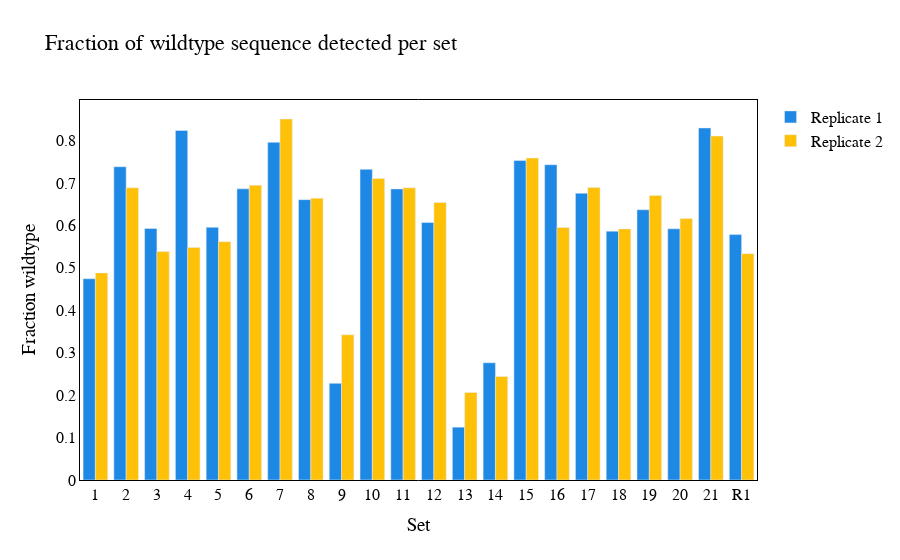

Notebook cell for this chart:
### Code cell
fig = go.Figure(data=[
    go.Bar(name='Replicate 1', x=tot_df[tot_df['replicate']==0]['set'],\
           y=tot_df[tot_df['replicate']==0]['fraction_wt'], marker_color = '#1E88E5'),
    go.Bar(name='Replicate 2', x=total_reads[total_reads['replicate']==1]['set'],\
           y=tot_df[tot_df['replicate']==1]['fraction_wt'], marker_color = '#FFC107')
])
# Change the bar mode
fig.update_xaxes(showline=True, linewidth=1, linecolor='black', mirror=True,
                showgrid=False)
fig.update_yaxes(showline=True, linewidth=1, linecolor='black', mirror=True,
                showgrid=False)
fig.update_layout(barmode='group', xaxis=dict(type='category'),
                title_text='Fraction of wildtype sequence detected per set',
                xaxis_title="Set",
                yaxis_title="Fraction wildtype",
                paper_bgcolor='rgba(255,255,255,100)',
                plot_bgcolor='rgba(255,255,255,100)',
                font=dict(family="Arial",
                                size=16,
                                color="#020202"
                                ))

fig.show()
fig.write_image(fig_folder + "FigS1_wildtype_fraction.pdf")

### Figure 1 — Plotly figure (JSON) as saved in the notebook; plotly's stock layout.template omitted (floating-point values rounded to 4 significant figures)
{"data": [{"marker": {"color": "#1E88E5"}, "name": "Replicate 1", "type": "bar", "x": ["1", "2", "3", "4", "5", "6", "7", "8", "9", "10", "11", "12", "13", "14", "15", "16", "17", "18", "19", "20", "21", "R1"], "y": [0.4744, 0.7383, 0.5927, 0.8238, 0.5956, 0.6863, 0.7959, 0.6608, 0.2278, 0.7322, 0.6861, 0.6068, 0.1245, 0.2762, 0.753, 0.743, 0.6759, 0.5864, 0.6369, 0.5921, 0.8297, 0.5784]}, {"marker": {"color": "#FFC107"}, "name": "Replicate 2", "type": "bar", "x": ["1", "2", "3", "4", "5", "6", "7", "8", "9", "10", "11", "12", "13", "14", "15", "16", "17", "18", "19", "20", "21", "R1"], "y": [0.4881, 0.6887, 0.5383, 0.5477, 0.5618, 0.6946, 0.8509, 0.6643, 0.3423, 0.7107, 0.6887, 0.6541, 0.2065, 0.244, 0.7589, 0.5953, 0.6891, 0.5918, 0.6708, 0.6162, 0.8107, 0.5335]}], "layout": {"barmode": "group", "font": {"color": "#020202", "family": "Arial", "size": 16}, "paper_bgcolor": "rgba(255,255,255,100)", "plot_bgcolor": "rgba(255,255,255,100)", "title": {"text": "Fraction of wildtype sequence detected per set"}, "xaxis": {"linecolor": "black", "linewidth": 1, "mirror": true, "showgrid": false, "showline": true, "title": {"text": "Set"}, "type": "category"}, "yaxis": {"linecolor": "black", "linewidth": 1, "mirror": true, "showgrid": false, "showline": true, "title": {"text": "Fraction wildtype"}}}}
